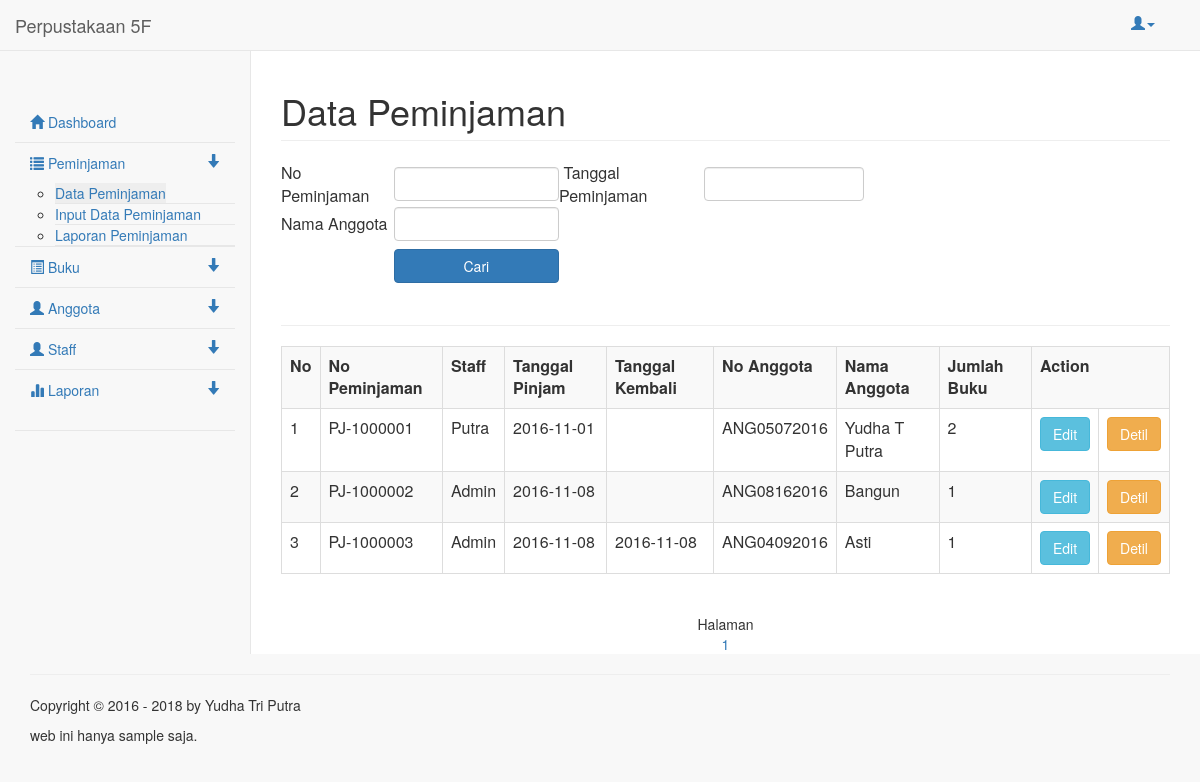
Screenshot of /form/data_peminjaman.php (signed in) with the database file from the repository.
### tables this page shows
CREATE TABLE IF NOT EXISTS `t_peminjaman` (
  `id_t_peminjaman` int(11) NOT NULL AUTO_INCREMENT,
  `no_peminjaman` varchar(10) NOT NULL,
  `id_t_staff` int(11) DEFAULT NULL,
  `id_t_anggota` int(11) NOT NULL,
  `tgl_pinjam` date NOT NULL,
  `tgl_kembali` date DEFAULT NULL COMMENT 'By System',
  `total_denda` int(11) DEFAULT NULL,
  `create_date` date NOT NULL,
  `create_by` varchar(3) NOT NULL COMMENT 'Username Staff',
  `update_date` date DEFAULT NULL,
  `update_by` varchar(3) DEFAULT NULL COMMENT 'Username Staff',
  PRIMARY KEY (`id_t_peminjaman`)
);

### form/data_peminjaman.php (the view, shortened to what this page needs)
<?php
	$where = " WHERE 1=1 ";
	$txtNo = "";
	$txtNama = "";
	$txtTgl = "";
	include("header.php");
?>
<div id="page-wrapper">
	<div class="row">
                <div class="col-lg-12">
                    <h1 class="page-header">Data Peminjaman</h1>
                </div>
	</div>
   <div class="row">
		<div class="col-lg-8 col-md-6">
		<form method="GET">
		<table>
		  <tr>
			<td>No Peminjaman&nbsp;</td>
			<td><input type="text" class="form-control"  name="txtNo" value="<?php echo $txtNo; ?>"></td>
			<td>&nbsp;Tanggal Peminjaman&nbsp;</td>
			<td><input type="text" class="form-control"  id="txtTgl" name="txtTgl" value="<?php echo $txtTgl; ?>"></td>
		  </tr>
		  <tr colspan="2">
			<td>Nama Anggota&nbsp;</td>
			<td><input type="text" class="form-control"  name="txtNama" value="<?php echo $txtNama; ?>"></td>
		  </tr>
		  <tr style="height:50px">
			<td></td>
			<td valign="middle"><button type="submit" class="btn btn-small btn-primary btn-block">Cari</button></td>
			<td></td>
			<td></td>
		  </tr>
		</table>
		</form>
		</div>
	</div>
	<hr>
	<div class="row">
		<div class="col-lg-12">
		<table class="table table-striped table-bordered table-hover">
			<tr>
				<th>No</th>
				<th>No Peminjaman</th>
				<th>Staff</th>
				<th>Tanggal Pinjam</th>
				<th>Tanggal Kembali</th>
				<th>No Anggota</th>
				<th>Nama Anggota</th>
				<th>Jumlah Buku</th>
				<th colspan="2">Action</th>
			</tr>
		  <?php
			$hal=1;
			if (!isset($_GET['hal'])) {
				$page=1;
			}else{
				$page= $_GET['hal'];
			}
			$max_results = 10;
			$from = (($page * $max_results) - $max_results);
			$sql = "SELECT * FROM v_peminjaman $where LIMIT $from, $max_results";
			$result = mysqli_query($db,$sql);
			$no = 1;
			while($tampil = mysqli_fetch_array($result,MYSQLI_ASSOC))
			{
				?>
					<tr>
						<td><?php echo $no;?></td>
						<td><?php echo $tampil['no_peminjaman']; ?></td>
						<td><?php echo $tampil['staff']; ?></td>
						<td><?php echo $tampil['tgl_pinjam']; ?></td>
						<td><?php echo $tampil['tgl_kembali']; ?></td>
						<td><?php echo $tampil['no_anggota']; ?></td>
						<td><?php echo $tampil['anggota']; ?></td>
						<td><?php echo $tampil['jum']; ?></td>
						<td><a href="input_peminjaman.php?id=<?php echo $tampil['id_t_peminjaman'];?>" class="btn btn-info">Edit</a></td>
						<td><a href="detil_peminjaman.php?id=<?php echo $tampil['id_t_peminjaman'];?>" class="btn btn-warning">Detil</a></td>
					</tr>
				<?php
				$no++;
			}
				?>
		  </table>
		  <br>
		  <?php
				$total_sql = "SELECT COUNT(*) AS NUM FROM v_peminjaman";
				$total_results = mysqli_query($db,$total_sql);
				$row = mysqli_fetch_array($total_results,MYSQLI_ASSOC);
				$jum = $row['NUM'];
				$total_pages= ceil($jum / $max_results);
				echo "<center> Halaman <br>";
				for($i=1; $i<=$total_pages; $i++){
						if (($hal)== $i){
							echo "<a href=$_SERVER[PHP_SELF]?hal=$i> $i</a>";
							}else{
							echo "<a href=$_SERVER[PHP_SELF]?hal=$i> $i</a>";
							}
						}
				echo "</center>";
				?>
		  </div>
	</div>
</div>
<?php
include "footer.php";
?>

### template/css/sb-admin-2.css (style rules this page uses)
body { background-color: #f8f8f8; }
#page-wrapper { padding: 0 15px; min-height: 568px; background-color: white; }
@media (min-width: 768px) { #page-wrapper { position: inherit; margin: 0 0 0 250px; padding: 0 30px; border-left: 1px solid #e7e7e7; } }

### rows the page displays
t_peminjaman: no_peminjaman "PJ-1000001", staff "Putra", tgl_pinjam "2016-11-01", no_anggota "ANG05072016", anggota "Yudha T Putra", jum "2"
t_peminjaman: no_peminjaman "PJ-1000002", staff "Admin", tgl_pinjam "2016-11-08", no_anggota "ANG08162016", anggota "Bangun", jum "1"
t_peminjaman: no_peminjaman "PJ-1000003", staff "Admin", tgl_pinjam "2016-11-08", tgl_kembali "2016-11-08", no_anggota "ANG04092016", anggota "Asti", jum "1"
